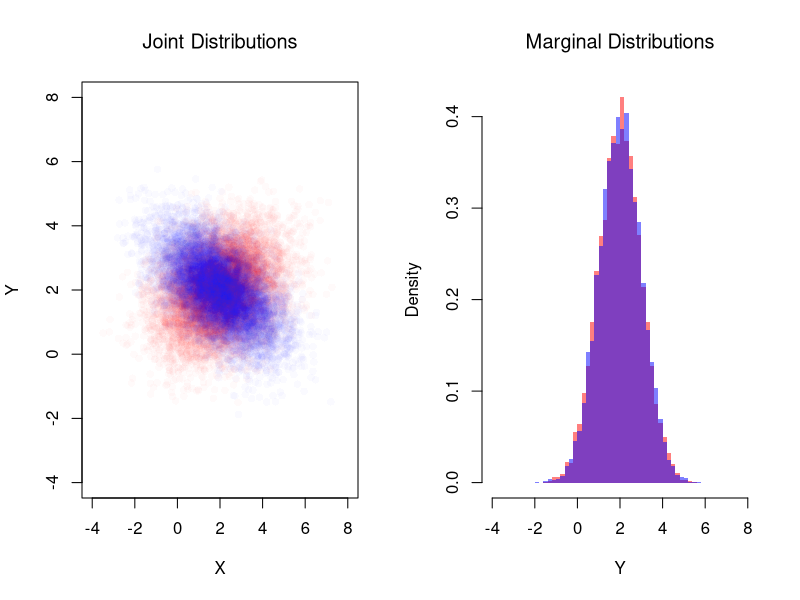
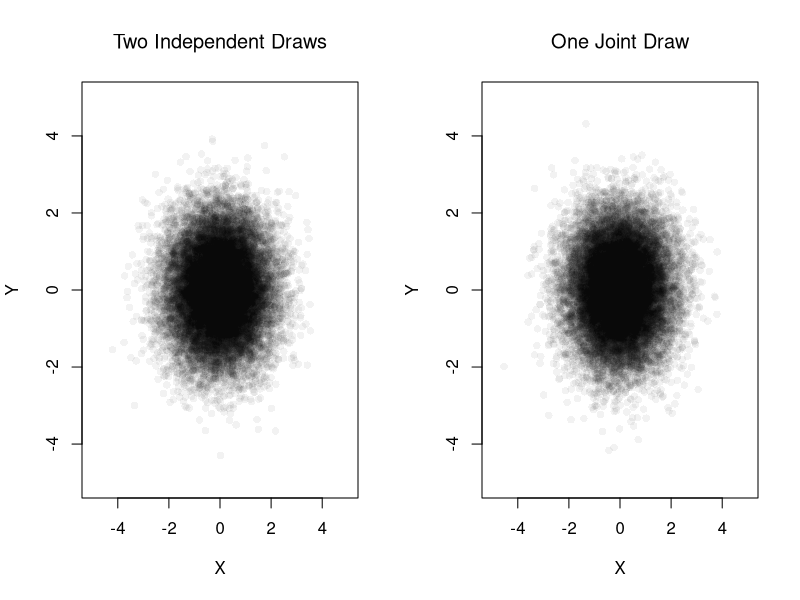
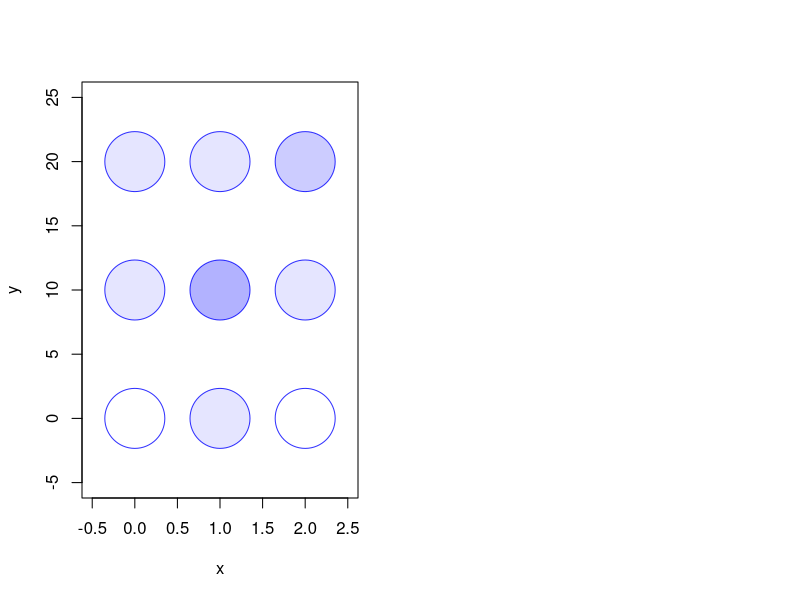

Generate these figures, in order, with R: (Note: this script raises an error after producing the figures.)
## ---- chunk 1
# Hidden seed so every render draws the same random numbers
set.seed(1)
## ---- chunk 2
# Create a 2x2 matrix for the joint distribution.
# Rows correspond to X (coin 1), and columns correspond to Y (coin 2).
probs <- c(0.25, 0.25, 0.25, 0.25) # Fair coin
P_xy <- matrix( probs, nrow = 2, ncol = 2)
rownames(P_xy) <- c('Y=0', 'Y=1')
colnames(P_xy) <- c('X=0', 'X=1')
P_xy

# Draw N bivariate observations
N <- 500
xy_vals <- expand.grid(y = 0:1, x = 0:1)
draws <- sample(nrow(xy_vals), N, replace = TRUE, prob = P_xy)
x_sim <- xy_vals[draws, 'x']
y_sim <- xy_vals[draws, 'y']

# With enough draws, empirical frequencies approach the true probabilities
table(y_sim, x_sim) / N
P_xy
## ---- chunk 3
# Compute the marginal distributions.
# Marginal for X: sum across columns.
P_x <- colSums(P_xy)
P_x
# Marginal for Y: sum across rows.
P_y <- rowSums(P_xy)
P_y

# Compute the conditional probabilities Prob(Y | X).
PY_x <- matrix(0, nrow = 2, ncol = 2)
for (j in c(1, 2)) {
  PY_x[, j] <- P_xy[, j] / P_x[j]
}
rownames(PY_x) <- c('Y=0', 'Y=1')
colnames(PY_x) <- c('given X=0', 'given X=1')
PY_x
## ---- chunk 4
# Create the joint distribution matrix for the unfair coin case.
probs <- c(0.5, 0, 0, 0.5) # unfair coin

P_xy <- matrix( probs, nrow = 2, ncol = 2)
rownames(P_xy) <- c('Y=0', 'Y=1')
colnames(P_xy) <- c('X=0', 'X=1')
P_xy


# Compute the marginal distributions.
# Marginal for X: sum across columns.
P_x <- colSums(P_xy)
P_x
# Marginal for Y: sum across rows.
P_y <- rowSums(P_xy)
P_y

# Compute the conditional probabilities Prob(Y | X).
PY_x <- matrix(0, nrow = 2, ncol = 2)
for (j in c(1, 2)) {
  PY_x[, j] <- P_xy[, j] / P_x[j]
}
rownames(PY_x) <- c('Y=0', 'Y=1')
colnames(PY_x) <- c('given X=0', 'given X=1')
PY_x
## ---- chunk 5
probs <- c(0.4, 0.2, 0.1, 0.3)
P_xy <- matrix(probs, nrow = 2,
  dimnames = list(c('Y=0', 'Y=1'), c('X=0', 'X=1')))

# Draw N bivariate observations
xy_vals <- expand.grid(y = 0:1, x = 0:1)
N <- 500
draws <- sample(nrow(xy_vals), N, replace = TRUE, prob = P_xy)
x_sim <- xy_vals[draws, 'x']
y_sim <- xy_vals[draws, 'y']

table(y_sim, x_sim) / N
P_xy
## ---- chunk 6
# Unfair coins
probs <- c(0.4, 0.2, 0.1, 0.3)
P_xy <- matrix(probs, nrow = 2,
  dimnames = list(c('Y=0', 'Y=1'), c('X=0', 'X=1')))
P_xy

# Marginals
P_x <- colSums(P_xy)
P_y <- rowSums(P_xy)

# Prob(Y=1 | X=x)
PY1_x <- P_xy['Y=1', ] / P_x
PY1_x

# Posterior: Prob(X=1 | Y=1)
posterior_x1 <- (PY1_x['X=1'] * P_x['X=1']) / P_y['Y=1']
posterior_x1  # prior was 0.4, posterior is 0.6

# Also compute Prob(X=1 | Y=0)
PY0_x <- P_xy['Y=0', ] / P_x
posterior_x1_y0 <- (PY0_x['X=1'] * P_x['X=1']) / P_y['Y=0']
posterior_x1_y0  # seeing tails lowers belief to 0.2
## ---- chunk 7
library('mvtnorm')

# Simulate Bivariate Data
N <- 10000
Mu <- c(2, 2) ## Means

Sigma1 <- matrix(c(2, -.8, -.8, 1), 2, 2) ## CoVariance Matrix 1
xy1_sim <- rmvnorm(N, Mu, Sigma1)
colnames(xy1_sim) <- c('x_sim', 'y_sim')

Sigma2 <- matrix(c(2, .4, .4, 1), 2, 2) ## CoVariance Matrix 2
xy2_sim <- rmvnorm(N, Mu, Sigma2)
colnames(xy2_sim) <- c('x_sim', 'y_sim')

par(mfrow=c(1, 2))
## Different diagonals
plot(xy2_sim, col=rgb(1, 0, 0, 0.02), pch=16,
    main=NA,
    ylim=c(-4, 8), xlim=c(-4, 8),
    xlab='X', ylab='Y')
title('Joint Distributions', font.main=1)
points(xy1_sim, col=rgb(0, 0, 1, 0.02), pch=16)
## Same marginal distributions
xbks <- seq(-4, 8, by=.2)
hist(xy2_sim[, 2], col=rgb(1, 0, 0, 0.5),
    breaks=xbks, border=NA, freq=FALSE,
    xlab='Y',
    main=NA)
title('Marginal Distributions', font.main=1)
hist(xy1_sim[, 2], col=rgb(0, 0, 1, 0.5),
    add=TRUE, breaks=xbks, border=NA, freq=FALSE)
## ---- chunk 8
# Two independent standard normal random variables
n <- 2e4
xy_iid_sim <- cbind(rnorm(n), rnorm(n))

# One joint draw from a bivariate normal with zero correlation
xy_joint_sim <- mvtnorm::rmvnorm(n, c(0, 0))

par(mfrow=c(1, 2))
plot(xy_iid_sim, col=grey(0, .05), pch=16,
    xlim=c(-5, 5), ylim=c(-5, 5),
    main=NA, xlab='X', ylab='Y')
title('Two Independent Draws', font.main=1)
plot(xy_joint_sim, col=grey(0, .05), pch=16,
    xlim=c(-5, 5), ylim=c(-5, 5),
    main=NA, xlab='X', ylab='Y')
title('One Joint Draw', font.main=1)

# The joint density equals the product of the two marginal densities
d1 <- dnorm(xy_iid_sim[, 1])*dnorm(xy_iid_sim[, 2])
d2 <- mvtnorm::dmvnorm(xy_iid_sim, c(0, 0))
head(cbind(product=d1, joint=d2))
## ---- chunk 9
# Make a Probability Table
x <- c(0, 1, 2)
y <- c(0, 10, 20)
P_xy <- matrix(c(
    0.0, 0.1, 0.0,
    0.1, 0.3, 0.1,
    0.1, 0.1, 0.2
), nrow=3, ncol=3, byrow=TRUE)
rownames(P_xy) <- paste0('y=', y)
colnames(P_xy) <-  paste0('x=', x)
P_xy

# Plot joint distribution
prob_table <- expand.grid(x=x, y=y)
prob_table[, 'probabilities'] <- as.vector(t(P_xy))
plot(prob_table[, 'x'], prob_table[, 'y'],
     xlim=c(-0.5, 2.5), ylim=c(-5, 25),
     pch=21, cex=8, col=rgb(0, 0, 1, .8),
     bg=rgb(0, 0, 1, prob_table[, 'probabilities']),
     main=NA, xlab='x', ylab='y')
## ---- chunk 10
# Compute Marginals
P_x <- colSums(P_xy) #Prob(X_i=x)
P_y <- rowSums(P_xy) #Prob(Y_i=y)

# Compute the conditional probabilities Prob(Y_i=y | X_i=x).
PY_x <- matrix(0, nrow = 3, ncol = 3)
for (j in seq(ncol(P_xy)) ) {
  PY_x[, j] <- P_xy[, j] / P_x[j]
}
rownames(PY_x) <- paste0('Y=', y)
colnames(PY_x) <- paste0('given X=', x)
PY_x

# Computational Shortcut: PY_x <- t( t(P_xy) / P_x )

# Conditional expectation E[Y_i|X_i=x]
EY_x <- colSums(PY_x * y)
EY_x

# Contrast with Grand Means
EX <- sum(x * P_x)
EY <- sum(y * P_y)
EY

# E[X_i|Y_i=y]
# PX_y <- P_xy / P_y  #Prob(X_i=x | Y_i=y)
# EX_y <- colSums(PX_y * x)
## ---- chunk 11
# Compute Covariance
dxy_grid <- expand.grid(dy=y-EY, dx=x-EX)[, c(2, 1)]
dxy_grid[, 'p'] <- as.vector(P_xy)
dxy_grid[, 'contribution'] <- dxy_grid[, 'dx'] * dxy_grid[, 'dy'] * dxy_grid[, 'p']
CovXY <- sum(dxy_grid[, 'contribution'])
CovXY
## ---- chunk 12
# CovXY defined above
# Compute Variances
VX <- sum( (x-EX)^2 * P_x)
SX <- sqrt(VX)
VY <- sum( (y-EY)^2 * P_y)
SY <- sqrt(VY)

# Compute Correlation
CorXY <- CovXY / (SX * SY)
CorXY
## ---- chunk 13
# CovXY and VX defined above
# Slope of the best linear approximation: covariance over variance of X
CovXY / VX
## ---- chunk 14
# Pretend these 3294 workers are the whole population
data(Wages1, package='Ecdat')
population_xy <- Wages1[, c('school', 'wage')]
colnames(population_xy) <- c('x', 'y') # x=years of schooling, y=hourly wage
population_slope <- coef(lm(y ~ x, data=population_xy))[2]
population_slope

# Function: draw one sample of n workers, return the permutation p-value for the slope
sample_pval <- function(n, population, n_perm=199) {
    s_id <- sample(nrow(population), n, replace=FALSE)
    x_sim <- population[s_id, 'x']
    y_sim <- population[s_id, 'y']
    # Slope as covariance over variance, which is much faster than lm() inside a loop
    b1_hat <- cov(x_sim, y_sim) / var(x_sim)
    b1_perm <- rep(NA, n_perm)
    for (b in seq_along(b1_perm)) {
        y_perm <- sample(y_sim, replace=FALSE) # breaks any link with schooling, imposing the null
        b1_perm[b] <- cov(x_sim, y_perm) / var(x_sim)
    }
    # Two-sided p-value: share of permuted slopes at least as far from zero
    p_value <- mean(abs(b1_perm) >= abs(b1_hat))
    return(p_value)
}

sim_reps <- 300
alpha <- 0.05
n_grid <- c(10, 20, 50, 100, 200)

# Power: share of samples that reject, for each sample size
power_by_n <- rep(NA, length(n_grid))
for (k in seq_along(n_grid)) {
    p_values <- replicate(sim_reps, sample_pval(n_grid[k], population_xy))
    power_by_n[k] <- mean(p_values < alpha)
}
names(power_by_n) <- n_grid
power_by_n

# Power with samples of 50 workers
power_est <- power_by_n['50']
## ---- chunk 15
# A population where schooling and wages are unrelated
population_null <- population_xy
population_null[, 'y'] <- sample(population_xy[, 'y'])

# Remove the small slope left over by chance
slope_left <- coef(lm(y ~ x, data=population_null))[2]
x_centered <- population_null[, 'x'] - mean(population_null[, 'x'])
population_null[, 'y'] <- population_null[, 'y'] - slope_left * x_centered
coef(lm(y ~ x, data=population_null))[2] # zero, up to rounding

# Type I Error rate: share of samples that reject, for each sample size
type1_by_n <- rep(NA, length(n_grid))
for (k in seq_along(n_grid)) {
    p_values_null <- replicate(sim_reps, sample_pval(n_grid[k], population_null))
    type1_by_n[k] <- mean(p_values_null < alpha)
}
names(type1_by_n) <- n_grid
type1_by_n
## ---- chunk 16
# Rejection rates by sample size
plot(n_grid, power_by_n, type = 'b', pch = 16,
    xlab = 'Sample size (n)', ylab = 'Share of samples that reject',
    ylim = c(0, 1),
    main = NA)
abline(h = alpha, col = rgb(0, 0, 0, .8), lwd = 2) # drawn first, so the Type I Error series stays visible on top
lines(n_grid, type1_by_n, type = 'b', pch = 16, col = grey(0.5, 0.8))
title('Rejection Rates for Regression Slope', font.main = 1)
legend('right', legend = c('Power (true slope 0.557)', 'Type I Error (true slope 0)', expression(alpha)),
    col = c(1, grey(0.5, 0.8), rgb(0, 0, 0, .8)),
    lty = 1, lwd = c(1, 1, 2), pch = c(16, 16, NA), bty = 'n')
## ---- chunk 17
# States: X in {0, 1}, signal Y in {0, 1}
# Prior Prob(X_i=1)
p_x1 <- 0.12

# Test characteristics
p_y1_x1 <- 0.90
p_y1_x0 <- 0.08

# Law of total probability for Prob(Y_i=1)
p_y1 <- p_y1_x1 * p_x1 + p_y1_x0 * (1 - p_x1)

# Bayes posterior Prob(X_i=1 | Y_i=1)
p_x1_y1 <- (p_y1_x1 * p_x1) / p_y1
p_x1_y1

# Also compute Prob(X_i=1 | Y_i=0)
p_y0_x1 <- 1 - p_y1_x1
p_y0_x0 <- 1 - p_y1_x0
p_y0 <- p_y0_x1 * p_x1 + p_y0_x0 * (1 - p_x1)
p_x1_y0 <- (p_y0_x1 * p_x1) / p_y0
p_x1_y0
## ---- chunk 18
# Prior: 50-50 chance the slope is nonzero
prior_nonzero <- 0.5

# 'Sensitivity' = power, 'False positive rate' = alpha
p_reject <- power_est * prior_nonzero + alpha * (1 - prior_nonzero)

# Posterior: Prob(slope nonzero | test rejects)
post_nonzero <- (power_est * prior_nonzero) / p_reject
post_nonzero
## ---- chunk 19
# How the posterior changes with different priors
prior_grid <- seq(0.01, 0.99, by = 0.01)
post_grid <- (power_est * prior_grid) /
    (power_est * prior_grid + alpha * (1 - prior_grid))

plot(prior_grid, post_grid, type = 'l', lwd = 2,
    xlab = 'Prior Prob(slope nonzero)',
    ylab = 'Posterior Prob(slope nonzero | reject)',
    main = NA)
title('Bayesian Interpretation of Rejection', font.main = 1)
abline(0, 1, lty = 2, col = grey(0.5))
